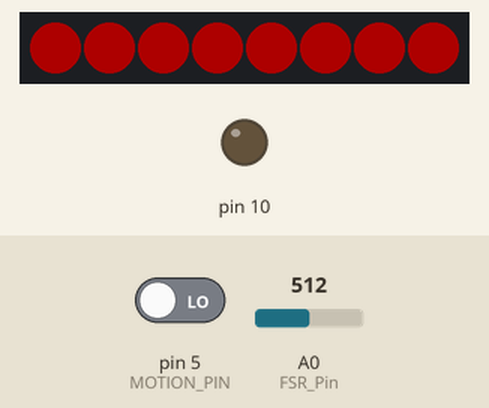
A sketch run on a simulated Arduino Uno, built with avr-gcc and run on an emulated ATmega328P. Shown: 8 RGB LEDs in strip order, left to right, output pins drawn as LEDs (lit = HIGH). Inputs (shaded band) come from the test bench; at power-on: A0 (FSR_Pin) = 512, pin 5 (MOTION_PIN) LOW. Dim RGB values are drawn brighter than linear; storage starts empty; what the sketch prints to the serial monitor is not drawn.

Above: at 1.1 s.
1.9 s: A0 (FSR_Pin) set to 1023
3.4 s: pin 5 (MOTION_PIN) driven HIGH
At 3.8 s:
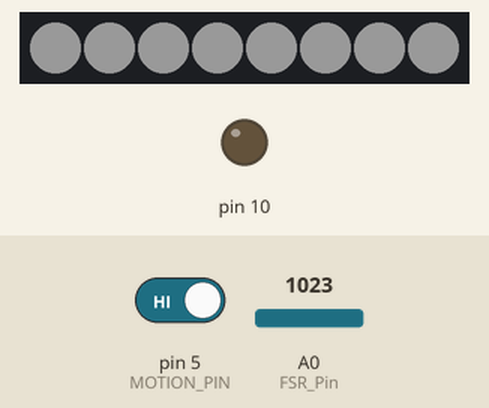
Timing chart, 0 to 6.4 s (numbered marks = the images above; inputs shaded):
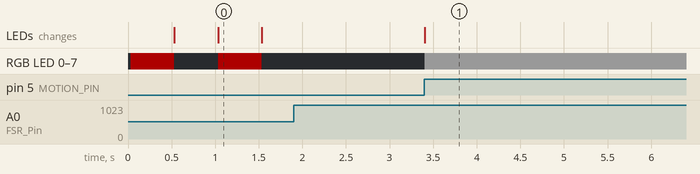

The sketch:

Water_Monitoring_System_code.ino
```cpp
/**
   Detects temperature, humidity and force, and logs it with timestamps to a .csv file in SDCard.
   This program is designed for a smart pet water bowl to gain insights into your pets drinking habits,
   the bowl will also notify you when it needs refilling via a red blinking light.
   Uses  HCSR505 PIR Passive Infra Red Motion Detector,
   Adafruit NeoPixel Stick,
   DHT 22 Humidity and Temperature Sensor,
   RP-S40-ST Thin Film Pressure Sensor.
   Modified code from Niroshinie Fernando: https://github.com/FeifeiDeakin/MotionDataLogging
   Author: Chloe Hulme
*/

//Libraries //
#include "SD.h"
#include <Wire.h>
#include <DHT.h>
#include "RTClib.h"
#include <Adafruit_NeoPixel.h>
#ifdef __AVR__
#include <avr/power.h>
#endif

// SD Card and file setup //
#define SYNC_INTERVAL 600000 // mills between calls to flush() - to write data to the card
uint32_t syncTime = 0; // time of last sync()
#define ECHO_TO_SERIAL   1 // echo data to serial port.
RTC_PCF8523 RTC; // define the Real Time Clock object
const int chipSelect = 10; // pin for SD card
File logfile; // define the logging file object

// Sensor setup //
#define MOTION_PIN 5 // set motion sensor pin to digital 5
#define TEMP_HUMID_PIN 7 // change to whatever needed
#define DHTTYPE DHT22   // DHT 22  (AM2302)
DHT dht(TEMP_HUMID_PIN, DHTTYPE); // initialize DHT sensor object
int FSR_Pin = A0; // set sensor pin to analog pin 0
const int FSR_empty_bowl = 940; // FSR value indicating ~200ml left in jug
float humValue;  // stores humidity value
float tempValue; // stores temperature value
int FSRValue; // stores FSR value

// LED setup //
#define NEO_PIN 6 // set neo pixel stick pin
#define NUM_PIXELS 8 // number of pixels on stick
Adafruit_NeoPixel strip = Adafruit_NeoPixel(NUM_PIXELS, NEO_PIN, NEO_GRB + NEO_KHZ800); // create neo pixel object
uint32_t white = strip.Color(127, 127, 127); // create colour white
uint32_t red = strip.Color(255, 0, 0); // create colour red

// Timer variables //
unsigned long startMillis; // timer first instance (start of period)
unsigned long currentMillis; // time keeping variable (keeps track of time elapsed)
const unsigned long ten_mins = 600000; // 10 minutes, max period of time elapsed

void setup() {
  Serial.begin(9600);
  dht.begin();

  // initialise input pins //
  pinMode(MOTION_PIN, INPUT);
  pinMode(TEMP_HUMID_PIN, INPUT);

  // initialise neo pixel stick //
  strip.begin();
  strip.setBrightness(50);
  strip.show(); // Initialize all pixels to 'off'

  // initialize the SD card //
  initSDcard();

  // create a new file //
  createFile();

  // connect to RTC //
  initRTC();

  // create headers for CSV file //
  logfile.println("millis,stamp,datetime,temp_(C),humidity%,fsr_reading");
}

void loop() {

  // gets current time elapsed, log data to file if 10 minutes has elapsed //
  currentMillis = millis();
  if (currentMillis - startMillis >= ten_mins )
  {
     DateTime now;

     // log miliseconds since starting //
     uint32_t m = millis();
     logfile.print(m);     // milliseconds since start
     logfile.print(", ");

     // fetch the time //
     now = RTC.now();
     // log time //
     logfile.print(now.unixtime()); // seconds since 2000
     logfile.print(", ");
     logfile.print(now.year(), DEC);
     logfile.print("/");
     logfile.print(now.month(), DEC);
     logfile.print("/");
     logfile.print(now.day(), DEC);
     logfile.print(" ");
     logfile.print(now.hour(), DEC);
     logfile.print(":");
     logfile.print(now.minute(), DEC);
     logfile.print(":");
     logfile.print(now.second(), DEC);

     // read in current sensor values and store in variables //
     FSRValue = analogRead(FSR_Pin);
     humValue = dht.readHumidity();
     tempValue = dht.readTemperature();

     // log data to file //
     logfile.print(", ");
     logfile.print(tempValue);
     logfile.print(", ");
     logfile.print(humValue);
     logfile.print(", ");
     logfile.println(FSRValue);

    // flush data from buffer //
    if ((millis() - syncTime) < SYNC_INTERVAL) return;
    syncTime = millis();
    logfile.flush();

     // re-start timer //
     startMillis = currentMillis;
     delay(2000);
  }

  // get FSR value and check if jug needs refilling //
  FSRValue = analogRead(FSR_Pin);
  if (FSRValue <= FSR_empty_bowl)
  {
     RefillJug();
  }
  else if (digitalRead(MOTION_PIN) == HIGH)
  {
     WhiteLight();
  }

}


// initialise the SD card //
void initSDcard()
{
  Serial.print("Initializing SD card...");
  // make sure that the default chip select pin is set to
  // output, even if you don't use it:
  pinMode(10, OUTPUT);

  // see if the card is present and can be initialized:
  if (!SD.begin(chipSelect)) {
    Serial.println("Card failed, or not present");
    // don't do anything more:
    return;
  }
  Serial.println("card initialized.");

}

// create a CSV file to write to //
void createFile()
{
  //file name must be in 8.3 format (name length at most 8 characters, follwed by a '.' and then a three character extension.
  char filename[] = "MLOG00.CSV";
  for (uint8_t i = 0; i < 100; i++) {
    filename[4] = i / 10 + '0';
    filename[5] = i % 10 + '0';
    if (! SD.exists(filename)) {
      // only open a new file if it doesn't exist
      logfile = SD.open(filename, FILE_WRITE);
      break;  // leave the loop!
    }
  }
}

// initialise the real time clock //
void initRTC()
{
  Wire.begin();
  if (!RTC.begin()) {
    logfile.println("RTC failed");
  }
}

// blink red light when bowl is empty //
void RefillJug()
{
   strip.fill(red);
   strip.show();
   delay(500);
   strip.clear();
   strip.show();
   delay(500);
}

// display white light for 10 seconds //
void WhiteLight()
{
   strip.fill(white);
   strip.show();
   delay(10000);
   strip.clear();
   strip.show();
}
```

Measured:
- after the input at 1.9 s, every drawn part: stays the same
- after the input at 3.4 s, RGB LED 0–7: off → RGB(25, 25, 25) at once; the LEDs: change at once (image 1)
- what the display in image 0 shows lasts 0.5 s, from 1.0 s to 1.5 s
